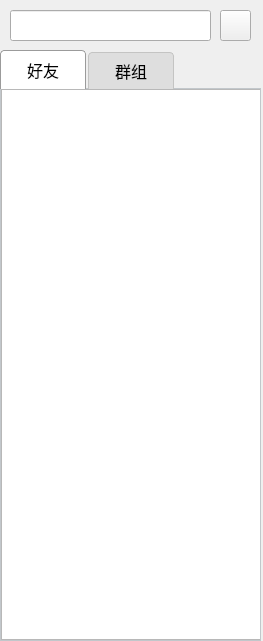
<?xml version="1.0" encoding="UTF-8"?>
<ui version="4.0">
 <class>QQPageZbk</class>
 <widget class="QWidget" name="QQPageZbk">
  <property name="geometry">
   <rect>
    <x>0</x>
    <y>0</y>
    <width>263</width>
    <height>641</height>
   </rect>
  </property>
  <property name="windowTitle">
   <string>Form</string>
  </property>
  <property name="styleSheet">
   <string notr="true"/>
  </property>
  <widget class="QLineEdit" name="letSearch">
   <property name="geometry">
    <rect>
     <x>10</x>
     <y>10</y>
     <width>201</width>
     <height>31</height>
    </rect>
   </property>
  </widget>
  <widget class="QTabWidget" name="twList">
   <property name="geometry">
    <rect>
     <x>0</x>
     <y>50</y>
     <width>261</width>
     <height>591</height>
    </rect>
   </property>
   <property name="styleSheet">
    <string notr="true"> QTabWidget::pane {
        border: 1px solid #C2C7CB;
        top: -1px;
        
    }/*background-color: #F0F0F0;*/
    
   
    
    QTabBar::tab {
        border: 1px solid #C4C4C3;
        border-bottom: none;
        border-top-left-radius: 4px;
        border-top-right-radius: 4px;
        min-width: 60px;  /* 增加最小宽度 */
        min-height: 20px;  /* 增加最小高度 */
        padding: 8px 12px;
        margin-right: 2px;
        font-size: 12pt;   /* 增大字体 */
    }
    
    QTabBar::tab:selected {
        background-color: white;
        border-color: #9B9B9B;
        border-bottom-color: #F0F0F0;
    }
    
    QTabBar::tab:!selected {
	background-color:rgb(222, 222, 222);
        margin-top: 2px;
    }
    
    QTabBar::tab:hover:!selected {
        background-color:#D0D0D0;
    }


</string>
   </property>
   <property name="currentIndex">
    <number>0</number>
   </property>
   <property name="iconSize">
    <size>
     <width>16</width>
     <height>16</height>
    </size>
   </property>
   <widget class="QWidget" name="TabQQFriend">
    <attribute name="icon">
     <iconset resource="main.qrc">
      <normaloff>:/pic/friendIcon1.png</normaloff>:/pic/friendIcon1.png</iconset>
    </attribute>
    <attribute name="title">
     <string>好友</string>
    </attribute>
    <widget class="FriendListWidget" name="lstFriend">
     <property name="geometry">
      <rect>
       <x>0</x>
       <y>0</y>
       <width>261</width>
       <height>551</height>
      </rect>
     </property>
    </widget>
   </widget>
   <widget class="QWidget" name="TabQQGroup">
    <attribute name="icon">
     <iconset resource="main.qrc">
      <normaloff>:/pic/groupIcon.png</normaloff>:/pic/groupIcon.png</iconset>
    </attribute>
    <attribute name="title">
     <string>群组</string>
    </attribute>
    <widget class="FriendListWidget" name="lstGroup">
     <property name="geometry">
      <rect>
       <x>0</x>
       <y>0</y>
       <width>261</width>
       <height>551</height>
      </rect>
     </property>
    </widget>
   </widget>
  </widget>
  <widget class="QToolButton" name="moreButton">
   <property name="geometry">
    <rect>
     <x>220</x>
     <y>10</y>
     <width>31</width>
     <height>31</height>
    </rect>
   </property>
   <property name="styleSheet">
    <string notr="true"/>
   </property>
   <property name="text">
    <string/>
   </property>
   <property name="icon">
    <iconset resource="main.qrc">
     <normaloff>:/pic/add.png</normaloff>:/pic/add.png</iconset>
   </property>
   <property name="iconSize">
    <size>
     <width>15</width>
     <height>15</height>
    </size>
   </property>
   <property name="popupMode">
    <enum>QToolButton::ToolButtonPopupMode::InstantPopup</enum>
   </property>
   <property name="autoRaise">
    <bool>false</bool>
   </property>
  </widget>
 </widget>
 <customwidgets>
  <customwidget>
   <class>FriendListWidget</class>
   <extends>QListWidget</extends>
   <header>friendlistwidget.h</header>
  </customwidget>
 </customwidgets>
 <resources>
  <include location="main.qrc"/>
 </resources>
 <connections/>
</ui>
